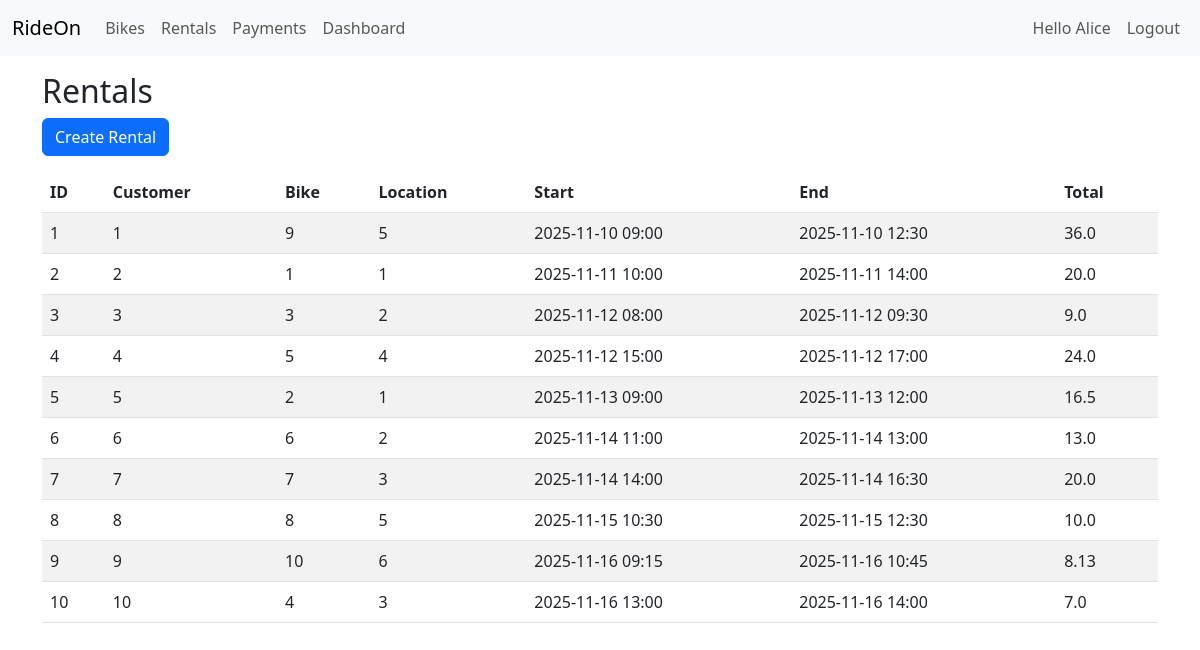
Page /rentals (signed in) on the committed database.
### app.py (models this page shows, shortened)
class Customer(db.Model, UserMixin):
    __tablename__ = 'customers'
    customer_id = db.Column(db.Integer, primary_key=True)
    first_name = db.Column(db.String(80))
    last_name = db.Column(db.String(80))
    email = db.Column(db.String(120), unique=True, nullable=False)
    phone = db.Column(db.String(20))
    password_hash = db.Column(db.String(255), nullable=False)

class Rental(db.Model):
    __tablename__ = 'rentals'
    rental_id = db.Column(db.Integer, primary_key=True)
    customer_id = db.Column(db.Integer, db.ForeignKey('customers.customer_id'))
    bike_id = db.Column(db.Integer, db.ForeignKey('bikes.bike_id'))
    location_id = db.Column(db.Integer, db.ForeignKey('locations.location_id'))
    rental_start = db.Column(db.String(30))
    rental_end = db.Column(db.String(30))
    total_cost = db.Column(db.Float)

### app.py (the view)
@app.route('/rentals')
@login_required
def rentals_list():
    items = Rental.query.all()
    return render_template('rentals.html', rentals=items)

### app.py (called while the page is built)
@login_manager.user_loader
def load_user(user_id):
    return Customer.query.get(int(user_id))

### templates/rentals.html
{% extends "base.html" %}{% block content %}<h2>Rentals</h2><p><a class="btn btn-primary" href="{{ url_for('create_rental') }}">Create Rental</a></p><table class="table table-striped"><thead><tr><th>ID</th><th>Customer</th><th>Bike</th><th>Location</th><th>Start</th><th>End</th><th>Total</th></tr></thead><tbody>{% for r in rentals %}<tr><td>{{ r.rental_id }}</td><td>{{ r.customer_id }}</td><td>{{ r.bike_id }}</td><td>{{ r.location_id }}</td><td>{{ r.rental_start }}</td><td>{{ r.rental_end }}</td><td>{{ r.total_cost }}</td></tr>{% endfor %}</tbody></table>{% endblock %}

### templates/base.html (shortened to what this page needs)
<!doctype html>
<html>
  <head>
    <link href="https://cdn.jsdelivr.net/npm/bootstrap@5.3.0/dist/css/bootstrap.min.css" rel="stylesheet">
  </head>
  <body>
    <nav class="navbar navbar-expand-lg navbar-light bg-light mb-3">
      <div class="container-fluid">
        <a class="navbar-brand" href="{{ url_for('bikes') }}">RideOn</a>
        <div class="collapse navbar-collapse">
          <ul class="navbar-nav me-auto mb-2 mb-lg-0">
            {% if current_user.is_authenticated %}
            <li class="nav-item"><a class="nav-link" href="{{ url_for('bikes') }}">Bikes</a></li>
            <li class="nav-item"><a class="nav-link" href="{{ url_for('rentals_list') }}">Rentals</a></li>
            <li class="nav-item"><a class="nav-link" href="{{ url_for('payments_list') }}">Payments</a></li>
            <li class="nav-item"><a class="nav-link" href="{{ url_for('dashboard') }}">Dashboard</a></li>
            {% endif %}
          </ul>
          <ul class="navbar-nav ms-auto">
            {% if current_user.is_authenticated %}
              <li class="nav-item"><span class="nav-link">Hello {{ current_user.first_name }}</span></li>
              <li class="nav-item"><a class="nav-link" href="{{ url_for('logout') }}">Logout</a></li>
            {% else %}
              <li class="nav-item"><a class="nav-link" href="{{ url_for('login') }}">Login</a></li>
              <li class="nav-item"><a class="nav-link" href="{{ url_for('register') }}">Register</a></li>
            {% endif %}
          </ul>
        </div>
      </div>
    </nav>
    <div class="container">
      {% block content %}{% endblock %}
    </div>
  </body>
</html>

### rows in the picture
Customer: first_name "Alice"
Rental: rental_id "1", customer_id "1", bike_id "9", location_id "5", rental_start "2025-11-10 09:00", rental_end "2025-11-10 12:30", total_cost "36.0"
Rental: rental_id "2", customer_id "2", bike_id "1", location_id "1", rental_start "2025-11-11 10:00", rental_end "2025-11-11 14:00", total_cost "20.0"
Rental: rental_id "3", customer_id "3", bike_id "3", location_id "2", rental_start "2025-11-12 08:00", rental_end "2025-11-12 09:30", total_cost "9.0"
Rental: rental_id "4", customer_id "4", bike_id "5", location_id "4", rental_start "2025-11-12 15:00", rental_end "2025-11-12 17:00", total_cost "24.0"
Rental: rental_id "5", customer_id "5", bike_id "2", location_id "1", rental_start "2025-11-13 09:00", rental_end "2025-11-13 12:00", total_cost "16.5"
Rental: rental_id "6", customer_id "6", bike_id "6", location_id "2", rental_start "2025-11-14 11:00", rental_end "2025-11-14 13:00", total_cost "13.0"
Rental: rental_id "7", customer_id "7", bike_id "7", location_id "3", rental_start "2025-11-14 14:00", rental_end "2025-11-14 16:30", total_cost "20.0"
Rental: rental_id "8", customer_id "8", bike_id "8", location_id "5", rental_start "2025-11-15 10:30", rental_end "2025-11-15 12:30", total_cost "10.0"
Rental: rental_id "9", customer_id "9", bike_id "10", location_id "6", rental_start "2025-11-16 09:15", rental_end "2025-11-16 10:45", total_cost "8.13"
Rental: rental_id "10", customer_id "10", bike_id "4", location_id "3", rental_start "2025-11-16 13:00", rental_end "2025-11-16 14:00", total_cost "7.0"
